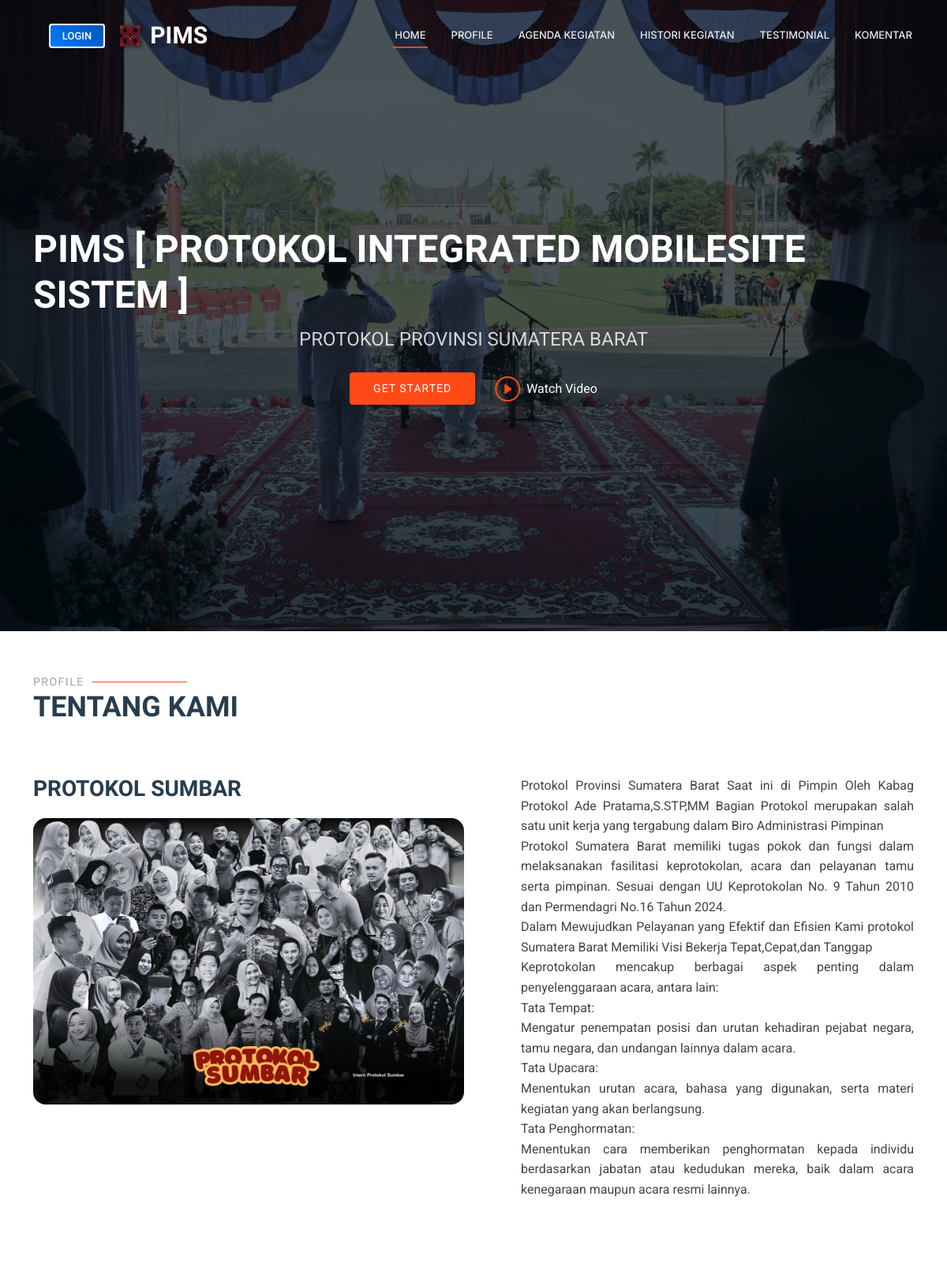
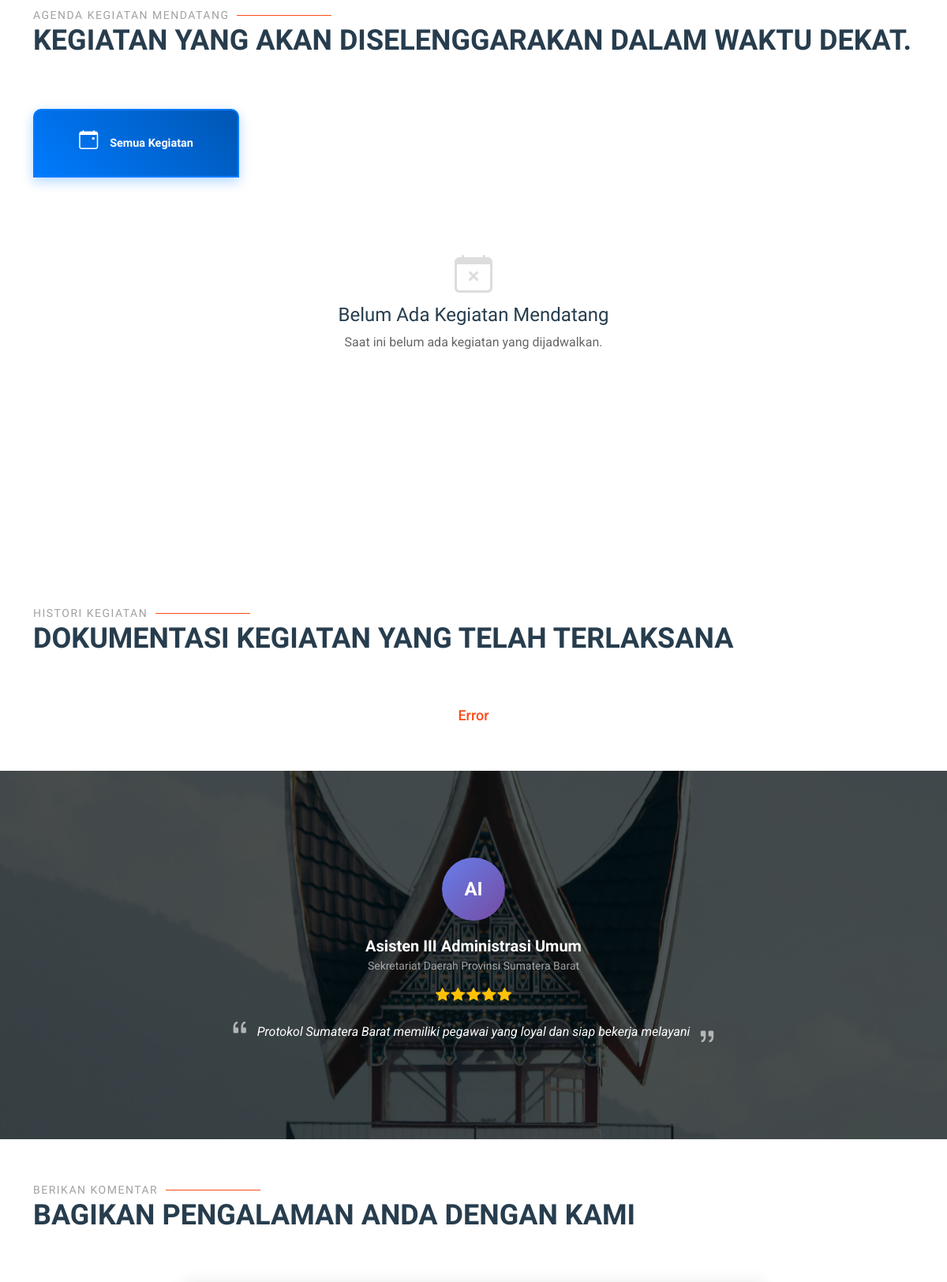
The page / (upper part) on the database its author committed (2 pictures, top to bottom).
### tables this page shows
CREATE TABLE `tb_appsetting` (
  `id_appsetting` bigint(11) NOT NULL,
  `name` varchar(255) NOT NULL,
  `logo` text DEFAULT NULL,
  `name_header` varchar(255) DEFAULT NULL,
  `description_header` varchar(255) DEFAULT NULL,
  `background_header` text DEFAULT NULL,
  `video_header` text DEFAULT NULL,
  `foto_tentang_kami` text DEFAULT NULL,
  `judul_tentang_kami` varchar(255) DEFAULT NULL,
  `deskripsi_tentang_kami` text DEFAULT NULL,
  `background_testimonial` varchar(255) DEFAULT '',
  `alamat` text DEFAULT '\'\'',
  `phone` varchar(50) DEFAULT '',
  `email` varchar(100) DEFAULT '',
  `twitter_link` varchar(255) DEFAULT '',
  `facebook_link` varchar(255) DEFAULT '',
  `instagram_link` varchar(255) DEFAULT ''
);

CREATE TABLE `tb_komentar` (
  `id_komentar` bigint(11) NOT NULL,
  `nama` varchar(255) NOT NULL,
  `instansi` varchar(255) NOT NULL,
  `rating` int(11) NOT NULL,
  `komentar` text NOT NULL,
  `isShow` enum('true','false','','') NOT NULL
);

### controller/HomeController.php (called while the page is built, shortened)
<?php
function getAppSetting($pdo)
{
    try {
        $sql = "SELECT * FROM tb_appsetting ORDER BY id_appsetting DESC LIMIT 1";
        $stmt = $pdo->prepare($sql);
        $stmt->execute();
        $result = $stmt->fetch(PDO::FETCH_ASSOC);
        return $result;
    } catch (Exception $e) {
        return [
            'id_appsetting' => 0,
            'name' => 'Sumbar Protokol INTEGRETED',
            'logo' => 'favicon.ico'
        ];
    }
}

### controller/KomentarController.php (called while the page is built, shortened)
<?php
function getTestimonials($pdo)
{
    try {
        $sql = "SELECT * FROM tb_komentar WHERE isShow = 'true' ORDER BY id_komentar DESC";
        $stmt = $pdo->prepare($sql);
        $stmt->execute();
        return $stmt->fetchAll(PDO::FETCH_ASSOC);
    } catch (Exception $e) {
        return [];
    }
}

### index.php (the view, shortened to what this page needs)
<?php
include 'db/koneksi.php';
include 'controller/HomeController.php';
include 'controller/KomentarController.php';
$appSetting = getAppSetting($pdo);
$testimonials = getTestimonials($pdo);
?>
<!DOCTYPE html>
<html lang="en">
<head>
  <link href="assets/vendor/bootstrap/css/bootstrap.min.css" rel="stylesheet">
  <link href="assets/vendor/bootstrap-icons/bootstrap-icons.css" rel="stylesheet">
  <link href="assets/vendor/aos/aos.css" rel="stylesheet">
  <link href="assets/vendor/glightbox/css/glightbox.min.css" rel="stylesheet">
  <link href="assets/vendor/swiper/swiper-bundle.min.css" rel="stylesheet">
  <link href="assets/css/main.css" rel="stylesheet">
</head>
<body class="index-page">
  <header id="header" class="header d-flex align-items-center fixed-top">
    <div class="container-fluid container-xl position-relative d-flex align-items-center">
      <a href="index.php" class="logo d-flex align-items-center me-auto">
        <?php if (!empty($appSetting['logo']) && $appSetting['logo'] !== 'favicon.ico'): ?>
          <img src="assets/img/favicon/<?php echo htmlspecialchars($appSetting['logo']); ?>" alt="Logo">
        <?php else: ?>
          <img src="assets/img/logo.png" alt="">
        <?php endif; ?>
        <h1 class="sitename"><?php echo htmlspecialchars($appSetting['name']); ?></h1>
      </a>
      <nav id="navmenu" class="navmenu">
        <ul>
          <li><a href="#hero" class="active">Home</a></li>
          <li><a href="#profile">Profile</a></li>
          <li><a href="#agenda_kegiatan">Agenda Kegiatan</a></li>
          <li><a href="#portfolio">Histori Kegiatan</a></li>
          <li><a href="#testimonials">Testimonial</a></li>
          <li><a href="#komentar">Komentar</a></li>
        </ul>
      </nav>
      <div id="loginSection">
        <a class="cta-btn login-btn" href="#" data-bs-toggle="modal" data-bs-target="#loginModal">Login</a>
      </div>
    </div>
  </header>
  <main class="main">
    <section id="hero" class="hero section dark-background">
      <img src="assets/img/appsetting/<?php echo $appSetting['background_header'] ? htmlspecialchars($appSetting['background_header']) : "-"; ?>" alt="" data-aos="fade-in">
      <div class="container d-flex flex-column align-items-center">
        <h2 data-aos="fade-up" data-aos-delay="100">
          <?php echo $appSetting['name_header'] ? htmlspecialchars($appSetting['name_header']) : "-"; ?>
        </h2>
        <p data-aos="fade-up" data-aos-delay="200">
          <?php echo $appSetting['description_header'] ? htmlspecialchars($appSetting['description_header']) : "-"; ?>
        </p>
        <div class="d-flex mt-4" data-aos="fade-up" data-aos-delay="300">
          <a href="#profile" class="btn-get-started">Get Started</a>
          <?php if (!empty($appSetting['video_header']) && $appSetting['video_header'] !== '-'): ?>
            <a href="assets/img/appsetting/<?php echo htmlspecialchars($appSetting['video_header']); ?>"
              class="glightbox btn-watch-video d-flex align-items-center"
              data-type="video">
              <i class="bi bi-play-circle"></i><span>Watch Video</span>
            </a>
          <?php else: ?>
            <a href="#profile" class="btn-watch-video d-flex align-items-center">
              <i class="bi bi-info-circle"></i><span>Learn More</span>
            </a>
          <?php endif; ?>
        </div>
      </div>
    </section>
    <section id="profile" class="about section">
      <div class="container section-title" data-aos="fade-up">
        <h2>Profile</h2>
        <p>Tentang Kami</p>
      </div>
      <div class="container">
        <div class="row gy-4">
          <div class="col-lg-6" data-aos="fade-up" data-aos-delay="100">
            <?php if (!empty($appSetting['judul_tentang_kami'])): ?>
              <h3><?php echo htmlspecialchars($appSetting['judul_tentang_kami']); ?></h3>
            <?php else: ?>
              <h3>Voluptatem dignissimos provident laboris nisi ut aliquip ex ea commodo</h3>
            <?php endif; ?>
            <?php if (!empty($appSetting['foto_tentang_kami'])): ?>
              <img src="assets/img/appsetting/<?php echo htmlspecialchars($appSetting['foto_tentang_kami']); ?>" class="img-fluid rounded-4 mb-4" alt="Tentang Kami">
            <?php else: ?>
              <img src="assets/img/about.jpg" class="img-fluid rounded-4 mb-4" alt="">
            <?php endif; ?>
          </div>
          <div class="col-lg-6" data-aos="fade-up" data-aos-delay="250">
            <div class="content ps-0 ps-lg-5">
              <?php if (!empty($appSetting['deskripsi_tentang_kami'])): ?>
                <p style="text-align: justify; text-justify: inter-word; line-height: 1.6;">
                  <?php echo nl2br(htmlspecialchars($appSetting['deskripsi_tentang_kami'])); ?>
                </p>
              <?php endif; ?>
            </div>
          </div>
        </div>
      </div>
    </section>
    <section id="agenda_kegiatan" class="features section">
      <div class="container section-title" data-aos="fade-up">
        <h2>Agenda Kegiatan Mendatang</h2>
        <p>Kegiatan yang akan diselenggarakan dalam waktu dekat.</p>
      </div>
      <div class="container">
        <ul class="nav nav-tabs row d-flex" data-aos="fade-up" data-aos-delay="100" id="kegiatanTabs">
          <li class="nav-item col-3">
            <a class="nav-link active show" data-bs-toggle="tab" data-bs-target="#kegiatan-tab-1">
              <i class="bi bi-calendar-event"></i>
              <h4 class="d-none d-lg-block">Semua Kegiatan</h4>
            </a>
          </li>
        </ul>
        <div class="tab-content" data-aos="fade-up" data-aos-delay="200" id="kegiatanTabContent">
          <div class="tab-pane fade active show" id="kegiatan-tab-1">
            <div class="row" id="kegiatanContainer">
            </div>
          </div>
        </div>
      </div>
    </section>
    <section id="portfolio" class="portfolio section">
      <div class="container section-title" data-aos="fade-up">
        <h2>Histori Kegiatan</h2>
        <p>Dokumentasi kegiatan yang telah terlaksana</p>
      </div>
      <div class="container">
        <div class="isotope-layout" data-default-filter="*" data-layout="masonry" data-sort="original-order">
          <ul class="portfolio-filters isotope-filters" data-aos="fade-up" data-aos-delay="100">
          </ul>
        </div>
      </div>
    </section>
    <section id="testimonials" class="testimonials section dark-background">
      <?php if (!empty($appSetting['background_testimonial'])): ?>
        <img src="assets/img/appsetting/<?php echo htmlspecialchars($appSetting['background_testimonial']); ?>" class="testimonials-bg" alt="">
      <?php else: ?>
        <img src="assets/img/testimonials-bg.jpg" class="testimonials-bg" alt="">
      <?php endif; ?>
      <div class="container" data-aos="fade-up" data-aos-delay="100">
        <div class="swiper init-swiper">
          <div class="swiper-wrapper">
            <?php if (!empty($testimonials)): ?>
              <?php foreach ($testimonials as $testimonial): ?>
                <div class="swiper-slide">
                  <div class="testimonial-item">
                    <div class="profile-avatar">
                      <?php
                      $initials = '';
                      $nameParts = explode(' ', $testimonial['nama']);
                      foreach ($nameParts as $part) {
                        $initials .= strtoupper(substr($part, 0, 1));
                      }
                      $initials = substr($initials, 0, 2);
                      ?>
                      <div class="avatar-placeholder">
                        <?php echo $initials; ?>
                      </div>
                    </div>
                    <h3><?php echo htmlspecialchars($testimonial['nama']); ?></h3>
                    <h4><?php echo htmlspecialchars($testimonial['instansi']); ?></h4>
                    <div class="stars">
                      <?php
                      $rating = (int)$testimonial['rating'];
                      for ($i = 1; $i <= 5; $i++) {
                        if ($i <= $rating) {
                          echo '<i class="bi bi-star-fill"></i>';
                        } else {
                          echo '<i class="bi bi-star"></i>';
                        }
                      }
                      ?>
                    </div>
                    <p>
                      <i class="bi bi-quote quote-icon-left"></i>
                      <span><?php echo htmlspecialchars($testimonial['komentar']); ?></span>
                      <i class="bi bi-quote quote-icon-right"></i>
                    </p>
                  </div>
                </div>
              <?php endforeach; ?>
            <?php endif; ?>
          </div>
        </div>
      </div>
    </section>
    <section id="komentar" class="contact section">
      <div class="container section-title" data-aos="fade-up">
        <h2>Berikan Komentar</h2>
        <p>Bagikan pengalaman Anda dengan kami</p>
      </div>
    </section>
  </main>
</body>
</html>

### index.php (style rules this page uses)
.login-btn { background: linear-gradient(45deg, #007bff, #0056b3); border: none; border-radius: 25px; padding: 8px 20px; color: white; font-weight: 500; transition: all 0.3s ease; }
.nav-tabs { border-bottom: 2px solid #e9ecef; margin-bottom: 30px; }
.nav-tabs .nav-item { margin-bottom: -2px; }
.nav-tabs .nav-link { background: transparent; border: 2px solid transparent; border-radius: 10px 10px 0 0; color: #6c757d; font-weight: 500; padding: 20px 15px; text-align: center; transition: all 0.3s ease; position: relative; overflow: hidden; }
.nav-tabs .nav-link.active { background: linear-gradient(45deg, #007bff, #0056b3); border-color: #007bff; color: white; box-shadow: 0 5px 15px rgba(0, 123, 255, 0.3); }
.nav-tabs .nav-link.active::after { content: ''; position: absolute; bottom: -2px; left: 0; right: 0; height: 2px; background: linear-gradient(45deg, #007bff, #0056b3); }
.nav-tabs .nav-link i { font-size: 1.5rem; margin-bottom: 8px; display: block; }
.nav-tabs .nav-link h4 { font-size: 0.9rem; margin: 0; font-weight: 600; }
.tab-content { min-height: 400px; }
.tab-pane { padding: 20px 0; }
.tab-pane.fade { opacity: 0; transform: translateY(20px); transition: opacity 0.3s ease, transform 0.3s ease; }
.tab-pane.fade.show { opacity: 1; transform: translateY(0); }
.profile-avatar { margin-bottom: 20px; }
.avatar-placeholder { width: 80px; height: 80px; border-radius: 50%; background: linear-gradient(135deg, #667eea 0%, #764ba2 100%); color: white; display: flex; align-items: center; justify-content: center; font-size: 1.5rem; font-weight: bold; margin: 0 auto 20px; box-shadow: 0 4px 15px rgba(0, 0, 0, 0.1); }
.testimonial-item { text-align: center; padding: 30px; }
.testimonial-item .stars { margin-bottom: 20px; }
.testimonial-item .stars i { color: #ffc107; font-size: 1.1rem; margin: 0 2px; }
#profile .content p { text-align: justify; text-justify: inter-word; line-height: 1.6; margin-bottom: 1rem; }
#profile .content p:last-child { margin-bottom: 0; }

### rows shown on the page
tb_appsetting: logo (picture), name "PIMS", background_header (picture), name_header "PIMS [ PROTOKOL INTEGRATED MOBILESITE SISTEM ]", description_header "PROTOKOL PROVINSI SUMATERA BARAT", judul_tentang_kami "PROTOKOL SUMBAR", foto_tentang_kami (picture), deskripsi_tentang_kami "Protokol Provinsi Sumatera Barat Saat ini di Pimpin Oleh Kabag Protokol Ade Pratama,S.STP,MM Bagian Protokol merupakan salah satu unit kerja yang tergabung dalam Biro Administrasi Pimpinan Protokol Sumatera Barat memiliki tugas pokok dan fungsi dalam melaksanakan fasilitasi keprotokolan, acara dan pelayanan tamu serta pimpinan. Sesuai dengan UU Keprotokolan No. 9 Tahun 2010 dan Permendagri No.16 Tahun 2024. Dalam Mewujudkan Pelayanan yang Efektif dan Efisien Kami protokol Sumatera Barat Memiliki Visi Bekerja Tepat,Cepat,dan Tanggap Keprotokolan mencakup berbagai aspek penting dalam penyelenggaraan acara, antara lain: Tata Tempat: Mengatur penempatan posisi dan urutan kehadiran pejabat…", background_testimonial (picture)
tb_komentar: initials "AI", nama "Asisten III Administrasi Umum", instansi "Sekretariat Daerah Provinsi Sumatera Barat", rating 5 (drawn), komentar "Protokol Sumatera Barat memiliki pegawai yang loyal dan siap bekerja melayani"
